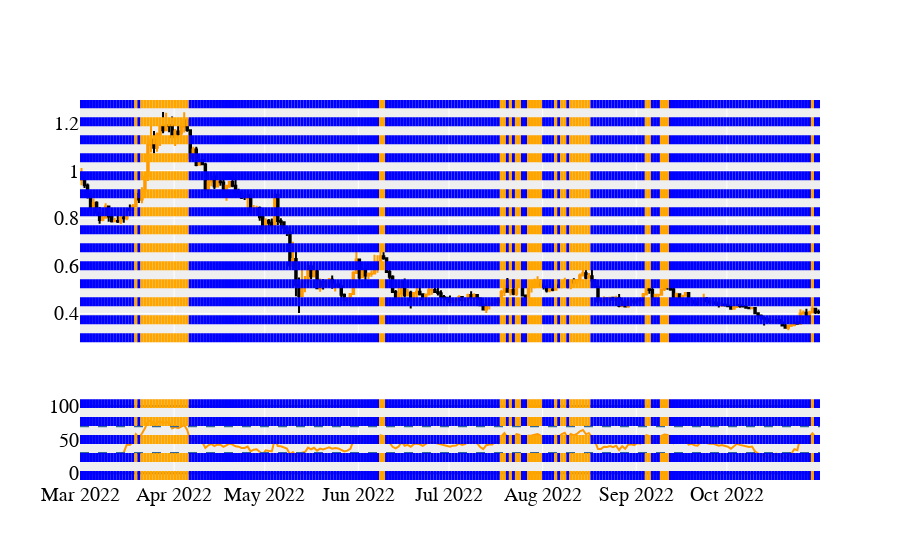

Write notebook code for a chart like this one.
### Code cell
# Create Figure
fig = make_subplots(rows=2, cols=1, shared_xaxes=True, row_width=[0.25, 0.75])
# Inspect Result
print(fig)

data = df

fig.add_trace(go.Candlestick(
    x=data.index,
    open=data['open'],
    high=data['high'],
    low=data['low'],
    close=data['close'],
    increasing_line_color='#ff9900',
    decreasing_line_color='black',
    showlegend=False
))

fig.add_trace(go.Scatter(
    x=data.index,
    y=data['RSI_14'],
    line=dict(color='#ff9900', width=2),
    showlegend=False,
    ), row=2, col=1
)

# Add upper/lower bounds
fig.update_yaxes(range=[-10, 110], row=2, col=1)
fig.add_hline(y=0, col=1, row=2, line_color="#666", line_width=2)
fig.add_hline(y=100, col=1, row=2, line_color="#666", line_width=2)
# Add overbought/oversold
fig.add_hline(y=30, col=1, row=2, line_color='#336699', line_width=2, line_dash='dash')
fig.add_hline(y=70, col=1, row=2, line_color='#336699', line_width=2, line_dash='dash')
# Customize font, colors, hide range slider
layout = go.Layout(
    plot_bgcolor='#efefef',
    # Font Families
    font_family='Monospace',
    font_color='#000000',
    font_size=20,
    xaxis=dict(
        rangeslider=dict(
            visible=False
        )
    )
)

for index, row in data.iterrows():
        line_colour = 'orange' if (row['RSI_14_A_50'] == 1 and row['RSI_14_B_55'] == 0) else 'blue'
        fig.add_vline(x=row.name, line_width=3, line_dash="dash", line_color=line_colour)

# update and display
fig.update_layout(layout)
fig.show()
